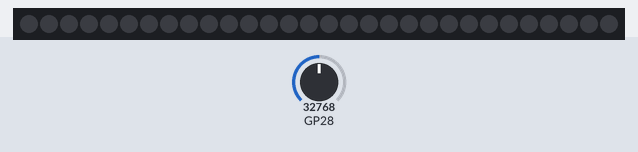
The program below on a simulated Raspberry Pi Pico running MicroPython. Shown: 30 RGB LEDs in strip order, left to right. Inputs (shaded band) come from the test bench; at power-on: GP28 = 32768 (analog values on the 0–65535 scale). Dim RGB values are drawn brighter than linear.

Above: at 1.2 s.
1.3 s: GP28 set to 9345
At 2.2 s:
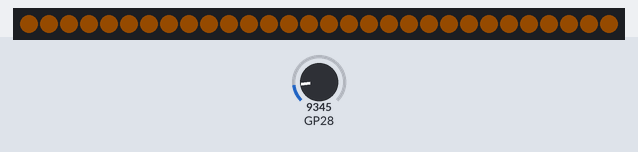
3.0 s: GP28 set to 10655
At 3.6 s:
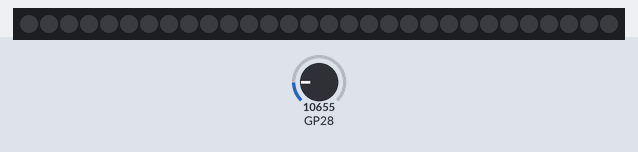
4.5 s: GP28 set to 7864
At 4.9 s:
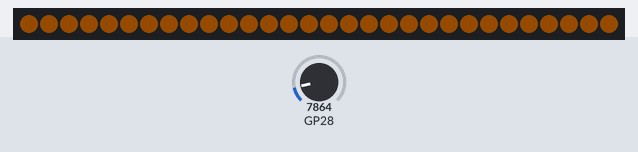
Timing chart, 0 to 7.5 s (numbered marks = the images above; inputs shaded):
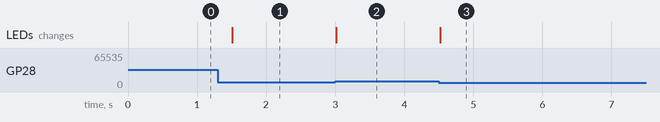

Measured:
- after the input at 1.3 s, the LEDs: change after 0.21 s (image 1)
- after the input at 3.0 s, the LEDs: change at once (image 2)
- after the input at 4.5 s, the LEDs: change at once (image 3)

The program:

04-photoresistor-nightlight.py
```python
# Extras Lab 04: Photoresistor Nightlight
# Filename: 04-photoresistor-nightlight.py
# Version: 1.0.0
#
# A nightlight: the strip glows a dim, warm color when the room gets dark
# and turns off when the room is bright. Needs a photoresistor (an extra
# part) and the extras config.py.
# Not yet tested on hardware: adapt for your setup.

from machine import Pin, ADC
from neopixel import NeoPixel
from utime import sleep
import config

# hardware settings from config.py
NEOPIXEL_PIN = config.NEOPIXEL_PIN
NUMBER_PIXELS = config.NUMBER_PIXELS
PHOTORESISTOR_PIN = config.PHOTORESISTOR_PIN

strip = NeoPixel(Pin(NEOPIXEL_PIN), NUMBER_PIXELS)
photo = ADC(PHOTORESISTOR_PIN)

LIGHT_THRESHOLD = 10000    # below this number, the room is "dark"
GLOW = (20, 10, 0)         # a dim, warm color

while True:
    if photo.read_u16() < LIGHT_THRESHOLD:
        color = GLOW           # dark room: turn the nightlight on
    else:
        color = (0, 0, 0)      # bright room: turn it off
    for i in range(NUMBER_PIXELS):
        strip[i] = color
    strip.write()
    sleep(0.5)
```

config.py
```python
# Moving Rainbow Extras Configuration file
# Filename: config.py
# Version: 1.0.0
#
# This file contains the hardware configuration for the base kit PLUS the
# extra sensor parts. It has every setting from the base kit's config.py,
# so save this file on your Pico in place of the base kit's config.py.
NEOPIXEL_PIN = 0
NUMBER_PIXELS = 30
BUTTON_PIN_1 = 15
BUTTON_PIN_2 = 14

# extra parts that are not in the base kit
POT_PIN = 26             # potentiometer middle leg (GP26, an ADC pin)
PHOTORESISTOR_PIN = 28   # photoresistor voltage divider (GP28, an ADC pin)
```
